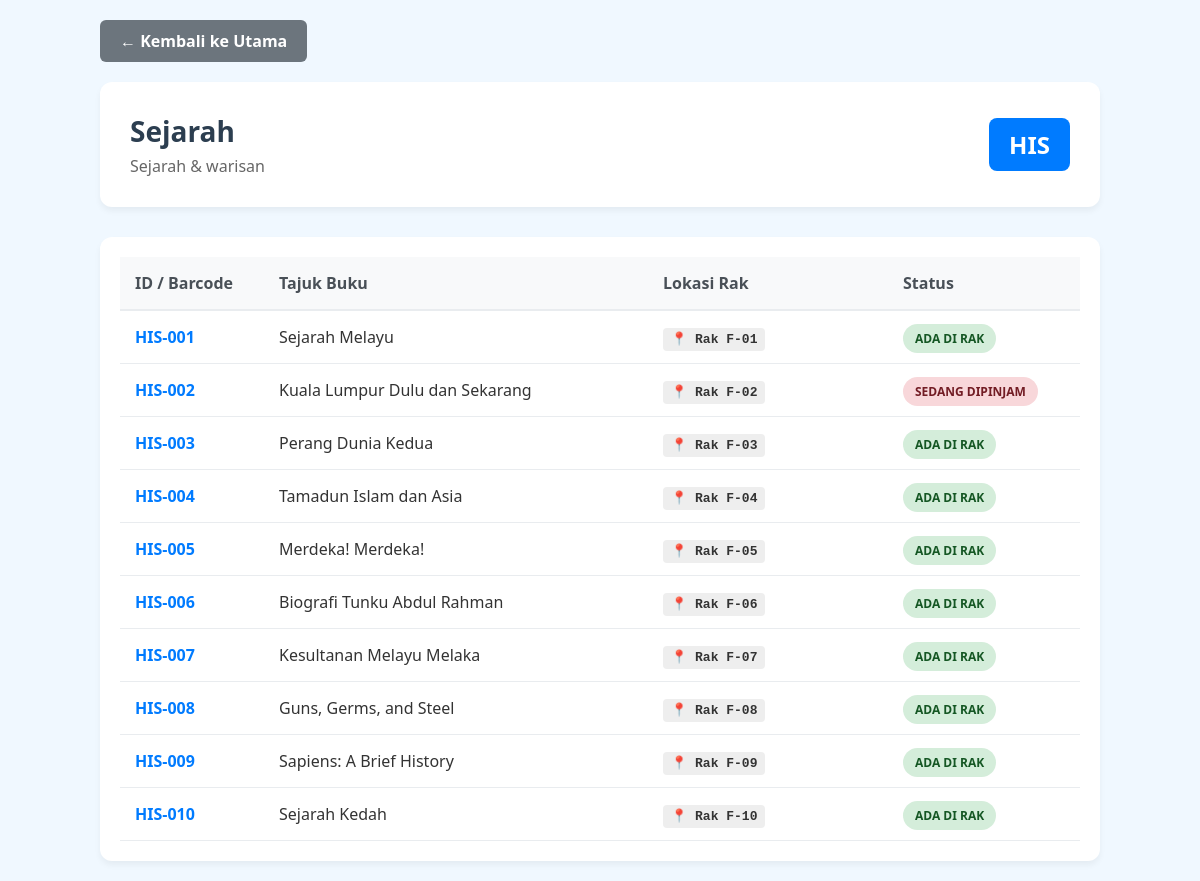
The app's page /category_list.php?code=HIS with its own data.
### tables this page shows
CREATE TABLE
  `categories` (
    `category_code` varchar(5) NOT NULL,
    `category_name` varchar(50) NOT NULL,
    `sub_text` varchar(100) DEFAULT NULL
  );

CREATE TABLE
  `books` (
    `book_id` varchar(20) NOT NULL,
    `title` varchar(255) NOT NULL,
    `category_code` varchar(5) NOT NULL,
    `shelf_location` varchar(50) DEFAULT NULL,
    `is_available` tinyint (1) DEFAULT 1,
    `created_at` timestamp NOT NULL DEFAULT current_timestamp()
  );

### category_list.php (the view, shortened to what this page needs)
<?php
require 'db.php';
$category_code = isset($_GET['code']) ? $_GET['code'] : '';
function getCategoryInfo($conn, $code)
{
    $stmt = $conn->prepare("SELECT * FROM categories WHERE category_code = :code");
    $stmt->execute([':code' => $code]);
    return $stmt->fetch(PDO::FETCH_ASSOC);
}
function getBooksByCategory($conn, $code)
{
    $stmt = $conn->prepare("SELECT * FROM books WHERE category_code = :code ORDER BY shelf_location ASC");
    $stmt->execute([':code' => $code]);
    return $stmt->fetchAll(PDO::FETCH_ASSOC);
}
$category = getCategoryInfo($conn, $category_code);
$books = getBooksByCategory($conn, $category_code);
?>
<!DOCTYPE html>
<html lang="en">
<head>
</head>
<body>
    <div class="container">
        <a href="index.php" class="btn-back">← Kembali ke Utama</a>
        <div class="page-header">
            <div class="header-content">
                <h1><?php echo htmlspecialchars($category['category_name']); ?></h1>
                <p><?php echo htmlspecialchars($category['sub_text']); ?></p>
            </div>
            <div class="header-code">
                <?php echo htmlspecialchars($category['category_code']); ?>
            </div>
        </div>
        <div class="table-container">
            <?php if (count($books) > 0): ?>
                <table>
                    <thead>
                        <tr>
                            <th width="15%">ID / Barcode</th>
                            <th width="40%">Tajuk Buku</th>
                            <th width="25%">Lokasi Rak</th>
                            <th width="20%">Status</th>
                        </tr>
                    </thead>
                    <tbody>
                        <?php foreach ($books as $book): ?>
                            <tr>
                                <td style="font-weight:bold; color:#007bff;">
                                    <?php echo htmlspecialchars($book['book_id']); ?>
                                </td>
                                <td>
                                    <?php echo htmlspecialchars($book['title']); ?>
                                </td>
                                <td>
                                    <span class="rack-loc">📍 <?php echo htmlspecialchars($book['shelf_location']); ?></span>
                                </td>
                                <td>
                                    <?php if ($book['is_available'] == 1): ?>
                                        <span class="badge badge-available">Ada di Rak</span>
                                    <?php else: ?>
                                        <span class="badge badge-borrowed">Sedang Dipinjam</span>
                                    <?php endif; ?>
                                </td>
                            </tr>
                        <?php endforeach; ?>
                    </tbody>
                </table>
            <?php else: ?>
                <div style="text-align:center; padding: 40px; color: #888;">
                    <p>Tiada buku didaftarkan untuk kategori ini lagi.</p>
                </div>
            <?php endif; ?>
        </div>
    </div>
</body>
</html>

### category_list.php (style rules this page uses)
* { box-sizing: border-box; }
body { font-family: 'Segoe UI', Tahoma, Geneva, Verdana, sans-serif; background-color: #f0f8ff; margin: 0; padding: 20px; color: #333; }
.container { max-width: 1000px; margin: 0 auto; }
.page-header { background: white; padding: 30px; border-radius: 12px; box-shadow: 0 4px 6px rgba(0, 0, 0, 0.05); margin-bottom: 30px; display: flex; justify-content: space-between; align-items: center; }
.header-content h1 { margin: 0; color: #2c3e50; font-size: 28px; }
.header-content p { margin: 5px 0 0 0; color: #666; }
.header-code { background-color: #007bff; color: white; padding: 10px 20px; border-radius: 8px; font-size: 24px; font-weight: bold; }
.btn-back { display: inline-block; text-decoration: none; background-color: #6c757d; color: white; padding: 10px 20px; border-radius: 6px; font-weight: bold; margin-bottom: 20px; transition: background 0.2s; }
.table-container { background: white; padding: 20px; border-radius: 12px; box-shadow: 0 4px 6px rgba(0, 0, 0, 0.05); }
table { width: 100%; border-collapse: collapse; }
thead tr { background-color: #f8f9fa; border-bottom: 2px solid #e9ecef; }
th { text-align: left; padding: 15px; color: #495057; font-weight: 700; }
td { padding: 15px; border-bottom: 1px solid #e9ecef; vertical-align: middle; }
.badge { padding: 6px 12px; border-radius: 20px; font-size: 12px; font-weight: bold; text-transform: uppercase; }
.badge-available { background-color: #d4edda; color: #155724; }
.badge-borrowed { background-color: #f8d7da; color: #721c24; }
.rack-loc { font-family: monospace; background: #eee; padding: 4px 8px; border-radius: 4px; font-weight: bold; color: #333; }

### records on screen
categories: category_name "Sejarah", sub_text "Sejarah & warisan", category_code "HIS"
books: book_id "HIS-001", title "Sejarah Melayu", shelf_location "Rak F-01", is_available "ADA DI RAK"
books: book_id "HIS-002", title "Kuala Lumpur Dulu dan Sekarang", shelf_location "Rak F-02", is_available "SEDANG DIPINJAM"
books: book_id "HIS-003", title "Perang Dunia Kedua", shelf_location "Rak F-03", is_available "ADA DI RAK"
books: book_id "HIS-004", title "Tamadun Islam dan Asia", shelf_location "Rak F-04", is_available "ADA DI RAK"
books: book_id "HIS-005", title "Merdeka! Merdeka!", shelf_location "Rak F-05", is_available "ADA DI RAK"
books: book_id "HIS-006", title "Biografi Tunku Abdul Rahman", shelf_location "Rak F-06", is_available "ADA DI RAK"
books: book_id "HIS-007", title "Kesultanan Melayu Melaka", shelf_location "Rak F-07", is_available "ADA DI RAK"
books: book_id "HIS-008", title "Guns, Germs, and Steel", shelf_location "Rak F-08", is_available "ADA DI RAK"
books: book_id "HIS-009", title "Sapiens: A Brief History", shelf_location "Rak F-09", is_available "ADA DI RAK"
books: book_id "HIS-010", title "Sejarah Kedah", shelf_location "Rak F-10", is_available "ADA DI RAK"
